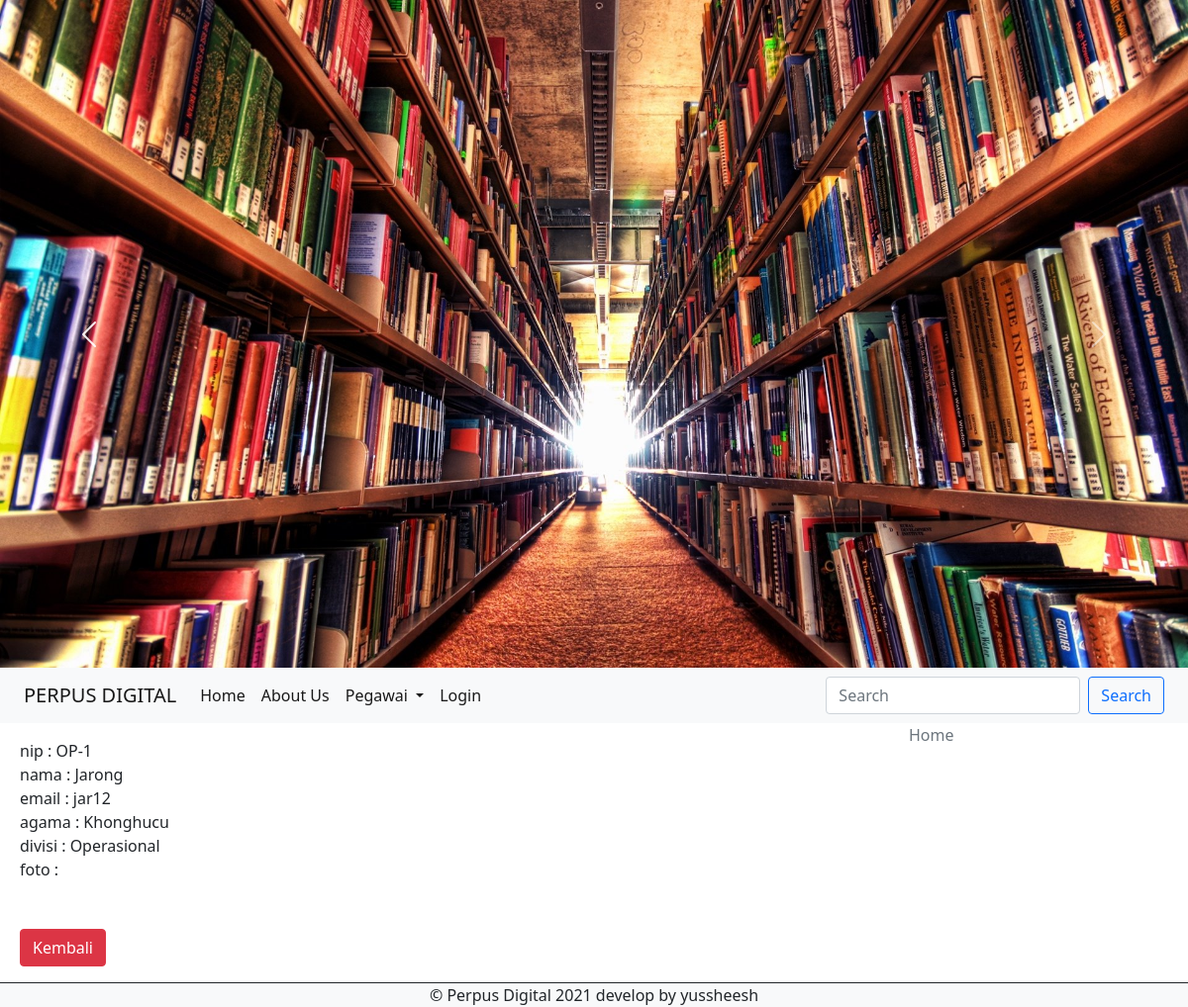
Screenshot of /index.php?hal=detailPegawai&id=27 with the database file from the repository.
### tables this page shows
CREATE TABLE `pegawai` (
  `id` int(11) NOT NULL,
  `nip` varchar(5) NOT NULL,
  `nama` varchar(50) NOT NULL,
  `email` varchar(50) NOT NULL,
  `agama` enum('Islam','Kristen Protestan','Kristen Katholik','Hindu','Buddha','Khonghucu') NOT NULL,
  `iddivisi` int(11) DEFAULT NULL,
  `foto` varchar(50) DEFAULT NULL
);

CREATE TABLE `divisi` (
  `id` int(11) NOT NULL,
  `nama` varchar(50) NOT NULL
);

### index.php (called while the page is built, shortened)
<?php
include_once 'header.php';
include_once 'menu.php';
include_once 'main.php';
include_once 'sidebar.php';
include_once 'footer.php';
?>

### Models/Pegawai.php (called while the page is built, shortened)
<?php
class Pegawai {
    private $koneksi;
    public function __construct()
    {
        global $dbh;
        $this->koneksi = $dbh;
    }
    public function detail($data){
        $sql = "SELECT pegawai.*, divisi.nama as divisi from pegawai inner join divisi on divisi.id = pegawai.iddivisi where pegawai.id = ?";
        $gather = $this->koneksi->prepare($sql);
        $gather->execute([$data]);
        $result = $gather ->fetch();
        return $result;
    }
}

### detailPegawai.php (the view, shortened to what this page needs)
<?php
  require_once "Models/Pegawai.php";
  $pegawai = new Pegawai();
  $data = $_REQUEST["id"];
  $details = $pegawai->detail($data);
?>
nip : <?= $details["nip"]; ?> </br>
nama : <?= $details["nama"]; ?> </br>
email : <?= $details["email"]; ?> </br>
agama : <?= $details["agama"]; ?> </br>
divisi : <?= $details["divisi"]; ?> </br>
foto : <?= $details["foto"]; ?> </br>
<a href="index.php?hal=dataPegawai" class="btn btn-danger">Kembali</a>

### rows the page displays
pegawai: nip "OP-1", nama "Jarong", email "jar12", agama "Khonghucu", iddivisi.nama "Operasional"
